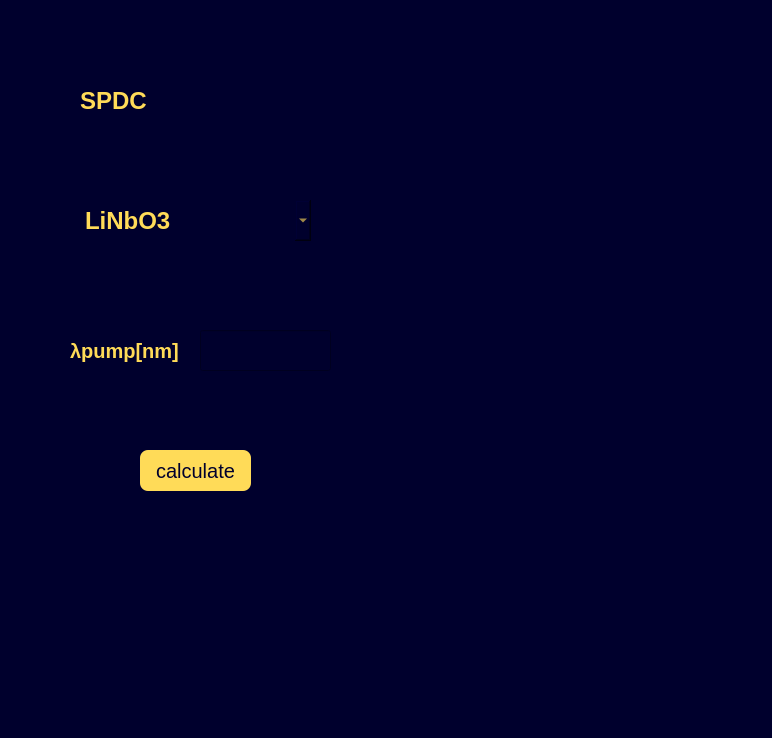
<?xml version="1.0" encoding="UTF-8"?>
<ui version="4.0">
 <class>MainWindow</class>
 <widget class="QMainWindow" name="MainWindow">
  <property name="geometry">
   <rect>
    <x>0</x>
    <y>0</y>
    <width>772</width>
    <height>738</height>
   </rect>
  </property>
  <property name="windowTitle">
   <string>MainWindow</string>
  </property>
  <property name="styleSheet">
   <string notr="true">background-color:rgb(0, 0, 45);
color:rgb(255, 219, 60);</string>
  </property>
  <widget class="QWidget" name="centralwidget">
   <widget class="QWidget" name="verticalLayoutWidget">
    <property name="geometry">
     <rect>
      <x>360</x>
      <y>50</y>
      <width>811</width>
      <height>641</height>
     </rect>
    </property>
    <layout class="QVBoxLayout" name="matplotlib"/>
   </widget>
   <widget class="QComboBox" name="crystal">
    <property name="geometry">
     <rect>
      <x>80</x>
      <y>200</y>
      <width>231</width>
      <height>41</height>
     </rect>
    </property>
    <property name="styleSheet">
     <string notr="true">font-size: 24px;
font: bold;
color:rgb(255, 219, 88);
border:none;</string>
    </property>
    <item>
     <property name="text">
      <string>LiNbO3</string>
     </property>
    </item>
    <item>
     <property name="text">
      <string>PPLN</string>
     </property>
    </item>
    <item>
     <property name="text">
      <string>BBO</string>
     </property>
    </item>
    <item>
     <property name="text">
      <string>KTP</string>
     </property>
    </item>
    <item>
     <property name="text">
      <string>LBO</string>
     </property>
    </item>
    <item>
     <property name="text">
      <string>PPKTP</string>
     </property>
    </item>
    <item>
     <property name="text">
      <string>PPLN:MgO</string>
     </property>
    </item>
   </widget>
   <widget class="QLabel" name="label_landapump">
    <property name="geometry">
     <rect>
      <x>70</x>
      <y>330</y>
      <width>141</width>
      <height>41</height>
     </rect>
    </property>
    <property name="styleSheet">
     <string notr="true">font-size: 20px;
font: bold;
color:rgb(255, 219, 88);
border:none;</string>
    </property>
    <property name="text">
     <string>λpump[nm]</string>
    </property>
   </widget>
   <widget class="QLineEdit" name="landapump">
    <property name="geometry">
     <rect>
      <x>200</x>
      <y>330</y>
      <width>131</width>
      <height>41</height>
     </rect>
    </property>
    <property name="styleSheet">
     <string notr="true">font-size: 18px;
text-align:center;</string>
    </property>
   </widget>
   <widget class="QPushButton" name="calculate">
    <property name="geometry">
     <rect>
      <x>140</x>
      <y>450</y>
      <width>111</width>
      <height>41</height>
     </rect>
    </property>
    <property name="styleSheet">
     <string notr="true">background-color: rgb(255, 219, 88);
color:rgb(0, 0, 45);
font-size: 20px;
border-radius:8px;</string>
    </property>
    <property name="text">
     <string>calculate</string>
    </property>
   </widget>
   <widget class="QLabel" name="label">
    <property name="geometry">
     <rect>
      <x>80</x>
      <y>80</y>
      <width>231</width>
      <height>41</height>
     </rect>
    </property>
    <property name="styleSheet">
     <string notr="true">font-size: 24px;
font: bold;
color:rgb(255, 219, 88);
border:none;</string>
    </property>
    <property name="text">
     <string>SPDC</string>
    </property>
   </widget>
  </widget>
  <widget class="QMenuBar" name="menubar">
   <property name="geometry">
    <rect>
     <x>0</x>
     <y>0</y>
     <width>772</width>
     <height>21</height>
    </rect>
   </property>
  </widget>
  <widget class="QStatusBar" name="statusbar"/>
 </widget>
 <resources/>
 <connections/>
</ui>
